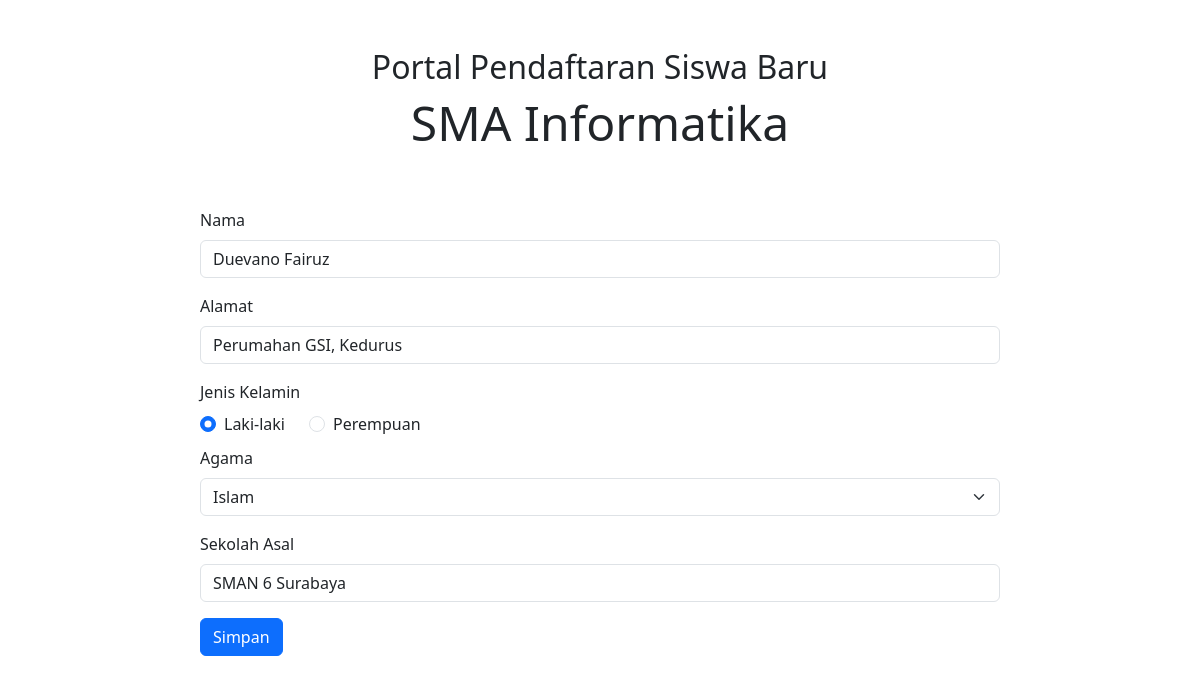
The app's page /form-edit.php?id=2 with its own data.
### tables this page shows
CREATE TABLE `calon_siswa` (
  `id` int(11) NOT NULL,
  `nama` varchar(64) NOT NULL,
  `alamat` varchar(255) NOT NULL,
  `jenis_kelamin` varchar(16) NOT NULL,
  `agama` varchar(16) NOT NULL,
  `sekolah_asal` varchar(64) NOT NULL
);

### form-edit.php (the view, shortened to what this page needs)
<?php
include("config.php");
$id = $_GET['id'];
$sql = "SELECT * FROM calon_siswa WHERE id=$id";
$query = mysqli_query($db, $sql);
$siswa = mysqli_fetch_assoc($query);
?>
<!DOCTYPE html>
<html>
<head>
  <link href="https://cdn.jsdelivr.net/npm/bootstrap@5.3.2/dist/css/bootstrap.min.css" rel="stylesheet">
</head>
<body>
  <div class="container">
    <div class="row justify-content-center p-5">
      <div class="col-md-8 text-center">
        <h2 class="mt">Portal Pendaftaran Siswa Baru</h2>
        <h1 class="display-5">SMA Informatika</h1>
      </div>
    </div>
    <div style="max-width: 100vh; margin: 0 auto;">
      <form action="proses-edit.php" method="POST">
        <div class="mb-3">
          <label for="nama" class="form-label">Nama</label>
          <input type="text" class="form-control" placeholder="Masukkan nama" aria-label="Nama" name="nama" value="<?php echo $siswa['nama']; ?>" required />
        </div>
        <div class="mb-3">
          <label for="alamat" class="form-label">Alamat</label>
          <input type="text" class="form-control" placeholder="Masukkan alamat" aria-label="Alamat" name="alamat" value="<?php echo $siswa['alamat']; ?>" required />
        </div>
        <div class="mb-2">
          <?php $jk = $siswa['jenis_kelamin']; ?>
          <label for="jenis-kelamin" class="form-label">Jenis Kelamin</label>
          <div class="row">
            <div class="col-auto">
              <div class="form-check">
                <input class="form-check-input" type="radio" name="jenis-kelamin" id="laki-laki" value="Laki-laki" <?php echo ($jk == 'Laki-laki') ? 'checked' : ''; ?>>
                <label class="form-check-label" for="laki-laki">
                  Laki-laki
                </label>
              </div>
            </div>
            <div class="col-auto">
              <div class="form-check">
                <input class="form-check-input" type="radio" name="jenis-kelamin" id="perempuan" value="Perempuan" <?php echo ($jk == 'Perempuan') ? 'checked' : ''; ?>>
                <label class="form-check-label" for="perempuan">
                  Perempuan
                </label>
              </div>
            </div>
          </div>
        </div>
        <div class="mb-3">
          <?php $agama = $siswa['agama']; ?>
          <label for="agama" class="form-label">Agama</label>
          <select class="form-select" aria-label="Agama" name="agama" required>
            <option <?php echo ($agama == 'Islam') ? 'selected' : ''; ?>>Islam</option>
          </select>
        </div>
        <div class="mb-3">
          <label for="sekolah-asal" class="form-label">Sekolah Asal</label>
          <input type="text" class="form-control" placeholder="Sekolah Asal" aria-label="Sekolah Asal" name="sekolah-asal" value="<?php echo $siswa['sekolah_asal']; ?>" required />
        </div>
        <input type="submit" value="Simpan" class="btn btn-primary" name="simpan"></input>
      </form>
    </div>
  </div>
</body>
</html>

### records on screen
calon_siswa: nama "Duevano Fairuz", alamat "Perumahan GSI, Kedurus", jenis_kelamin "☑ Laki-laki", jenis_kelamin "☐ Perempuan", agama "Islam", sekolah-asal "SMAN 6 Surabaya"
